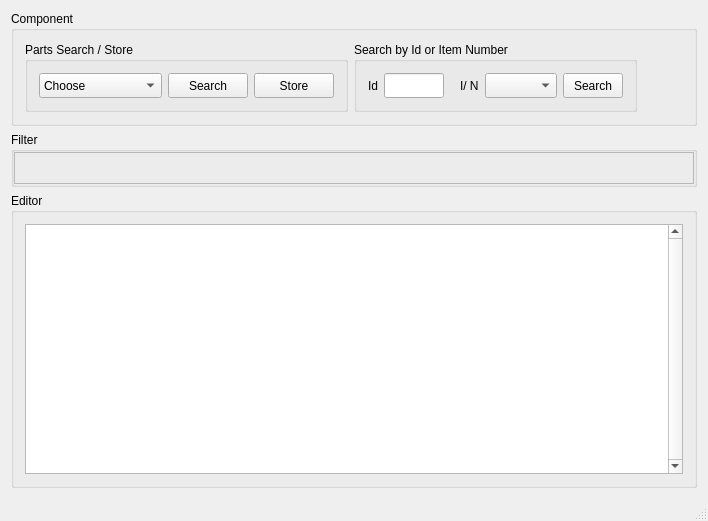
<?xml version="1.0" encoding="UTF-8"?>
<ui version="4.0">
 <class>MainWindow</class>
 <widget class="QMainWindow" name="MainWindow">
  <property name="enabled">
   <bool>true</bool>
  </property>
  <property name="geometry">
   <rect>
    <x>0</x>
    <y>0</y>
    <width>708</width>
    <height>521</height>
   </rect>
  </property>
  <property name="sizePolicy">
   <sizepolicy hsizetype="Expanding" vsizetype="Maximum">
    <horstretch>0</horstretch>
    <verstretch>0</verstretch>
   </sizepolicy>
  </property>
  <property name="maximumSize">
   <size>
    <width>16777215</width>
    <height>16777215</height>
   </size>
  </property>
  <property name="windowTitle">
   <string>Gestion de Stock: GDS19_V4 - 01/12/2020</string>
  </property>
  <widget class="QWidget" name="centralWidget">
   <layout class="QVBoxLayout" name="verticalLayout">
    <item>
     <widget class="QGroupBox" name="groupBox_component">
      <property name="sizePolicy">
       <sizepolicy hsizetype="Expanding" vsizetype="Fixed">
        <horstretch>0</horstretch>
        <verstretch>0</verstretch>
       </sizepolicy>
      </property>
      <property name="title">
       <string>Component</string>
      </property>
      <layout class="QGridLayout" name="gridLayout_2">
       <item row="0" column="1">
        <widget class="QGroupBox" name="groupBox_3">
         <property name="sizePolicy">
          <sizepolicy hsizetype="Fixed" vsizetype="Preferred">
           <horstretch>0</horstretch>
           <verstretch>0</verstretch>
          </sizepolicy>
         </property>
         <property name="title">
          <string>Search by Id or Item Number</string>
         </property>
         <layout class="QHBoxLayout" name="horizontalLayout_4">
          <item>
           <widget class="QLabel" name="label">
            <property name="sizePolicy">
             <sizepolicy hsizetype="Fixed" vsizetype="Preferred">
              <horstretch>0</horstretch>
              <verstretch>0</verstretch>
             </sizepolicy>
            </property>
            <property name="text">
             <string>Id</string>
            </property>
           </widget>
          </item>
          <item>
           <widget class="QLineEdit" name="lineEdit_search_Id">
            <property name="sizePolicy">
             <sizepolicy hsizetype="Fixed" vsizetype="Fixed">
              <horstretch>0</horstretch>
              <verstretch>0</verstretch>
             </sizepolicy>
            </property>
            <property name="minimumSize">
             <size>
              <width>60</width>
              <height>25</height>
             </size>
            </property>
            <property name="maximumSize">
             <size>
              <width>60</width>
              <height>25</height>
             </size>
            </property>
           </widget>
          </item>
          <item>
           <spacer name="horizontalSpacer_2">
            <property name="orientation">
             <enum>Qt::Horizontal</enum>
            </property>
            <property name="sizeType">
             <enum>QSizePolicy::Fixed</enum>
            </property>
            <property name="sizeHint" stdset="0">
             <size>
              <width>10</width>
              <height>20</height>
             </size>
            </property>
           </spacer>
          </item>
          <item>
           <widget class="QLabel" name="label_2">
            <property name="sizePolicy">
             <sizepolicy hsizetype="Fixed" vsizetype="Preferred">
              <horstretch>0</horstretch>
              <verstretch>0</verstretch>
             </sizepolicy>
            </property>
            <property name="text">
             <string>I/ N</string>
            </property>
           </widget>
          </item>
          <item>
           <widget class="QComboBox" name="comboBox_search_Item_Number">
            <property name="sizePolicy">
             <sizepolicy hsizetype="Expanding" vsizetype="Fixed">
              <horstretch>0</horstretch>
              <verstretch>0</verstretch>
             </sizepolicy>
            </property>
            <property name="minimumSize">
             <size>
              <width>60</width>
              <height>25</height>
             </size>
            </property>
            <property name="maximumSize">
             <size>
              <width>16777215</width>
              <height>25</height>
             </size>
            </property>
           </widget>
          </item>
          <item>
           <widget class="QPushButton" name="pushButton_SearchBy">
            <property name="sizePolicy">
             <sizepolicy hsizetype="Fixed" vsizetype="Fixed">
              <horstretch>0</horstretch>
              <verstretch>0</verstretch>
             </sizepolicy>
            </property>
            <property name="minimumSize">
             <size>
              <width>60</width>
              <height>25</height>
             </size>
            </property>
            <property name="maximumSize">
             <size>
              <width>60</width>
              <height>25</height>
             </size>
            </property>
            <property name="text">
             <string>Search</string>
            </property>
           </widget>
          </item>
         </layout>
        </widget>
       </item>
       <item row="0" column="2">
        <spacer name="horizontalSpacer">
         <property name="orientation">
          <enum>Qt::Horizontal</enum>
         </property>
         <property name="sizeType">
          <enum>QSizePolicy::Expanding</enum>
         </property>
         <property name="sizeHint" stdset="0">
          <size>
           <width>10</width>
           <height>20</height>
          </size>
         </property>
        </spacer>
       </item>
       <item row="0" column="0">
        <widget class="QGroupBox" name="groupBox_2">
         <property name="sizePolicy">
          <sizepolicy hsizetype="Fixed" vsizetype="Preferred">
           <horstretch>0</horstretch>
           <verstretch>0</verstretch>
          </sizepolicy>
         </property>
         <property name="title">
          <string>Parts Search / Store</string>
         </property>
         <layout class="QHBoxLayout" name="horizontalLayout">
          <item>
           <widget class="QComboBox" name="comboBox_component">
            <property name="sizePolicy">
             <sizepolicy hsizetype="Expanding" vsizetype="Fixed">
              <horstretch>0</horstretch>
              <verstretch>0</verstretch>
             </sizepolicy>
            </property>
            <property name="minimumSize">
             <size>
              <width>120</width>
              <height>25</height>
             </size>
            </property>
            <item>
             <property name="text">
              <string>Choose</string>
             </property>
            </item>
            <item>
             <property name="text">
              <string>Capacitor</string>
             </property>
            </item>
            <item>
             <property name="text">
              <string>Connector</string>
             </property>
            </item>
            <item>
             <property name="text">
              <string>Diode</string>
             </property>
            </item>
            <item>
             <property name="text">
              <string>Fuse</string>
             </property>
            </item>
            <item>
             <property name="text">
              <string>Inductor</string>
             </property>
            </item>
            <item>
             <property name="text">
              <string>Integrated Circuit</string>
             </property>
            </item>
            <item>
             <property name="text">
              <string>Led</string>
             </property>
            </item>
            <item>
             <property name="text">
              <string>Quartz</string>
             </property>
            </item>
            <item>
             <property name="text">
              <string>Relay</string>
             </property>
            </item>
            <item>
             <property name="text">
              <string>Resistor</string>
             </property>
            </item>
            <item>
             <property name="text">
              <string>Switch</string>
             </property>
            </item>
            <item>
             <property name="text">
              <string>Transformator</string>
             </property>
            </item>
            <item>
             <property name="text">
              <string>Transistor</string>
             </property>
            </item>
           </widget>
          </item>
          <item>
           <widget class="QPushButton" name="pushButton_search_component">
            <property name="enabled">
             <bool>true</bool>
            </property>
            <property name="sizePolicy">
             <sizepolicy hsizetype="Fixed" vsizetype="Fixed">
              <horstretch>0</horstretch>
              <verstretch>0</verstretch>
             </sizepolicy>
            </property>
            <property name="minimumSize">
             <size>
              <width>80</width>
              <height>25</height>
             </size>
            </property>
            <property name="text">
             <string>Search</string>
            </property>
           </widget>
          </item>
          <item>
           <widget class="QPushButton" name="pushButton_store_component">
            <property name="sizePolicy">
             <sizepolicy hsizetype="Fixed" vsizetype="Fixed">
              <horstretch>0</horstretch>
              <verstretch>0</verstretch>
             </sizepolicy>
            </property>
            <property name="minimumSize">
             <size>
              <width>80</width>
              <height>25</height>
             </size>
            </property>
            <property name="text">
             <string>Store</string>
            </property>
           </widget>
          </item>
         </layout>
        </widget>
       </item>
      </layout>
     </widget>
    </item>
    <item>
     <widget class="QGroupBox" name="groupBox_filtre">
      <property name="sizePolicy">
       <sizepolicy hsizetype="Expanding" vsizetype="Minimum">
        <horstretch>0</horstretch>
        <verstretch>0</verstretch>
       </sizepolicy>
      </property>
      <property name="minimumSize">
       <size>
        <width>0</width>
        <height>0</height>
       </size>
      </property>
      <property name="title">
       <string>Filter</string>
      </property>
      <layout class="QHBoxLayout" name="horizontalLayout_2">
       <property name="spacing">
        <number>0</number>
       </property>
       <property name="leftMargin">
        <number>0</number>
       </property>
       <property name="topMargin">
        <number>0</number>
       </property>
       <property name="rightMargin">
        <number>0</number>
       </property>
       <property name="bottomMargin">
        <number>0</number>
       </property>
       <item>
        <widget class="QFrame" name="frame">
         <property name="sizePolicy">
          <sizepolicy hsizetype="Minimum" vsizetype="Preferred">
           <horstretch>0</horstretch>
           <verstretch>0</verstretch>
          </sizepolicy>
         </property>
         <property name="frameShape">
          <enum>QFrame::StyledPanel</enum>
         </property>
         <property name="frameShadow">
          <enum>QFrame::Raised</enum>
         </property>
         <layout class="QHBoxLayout" name="horizontalLayout_6">
          <property name="spacing">
           <number>4</number>
          </property>
          <property name="leftMargin">
           <number>0</number>
          </property>
          <property name="topMargin">
           <number>0</number>
          </property>
          <property name="rightMargin">
           <number>0</number>
          </property>
          <property name="bottomMargin">
           <number>0</number>
          </property>
          <item>
           <widget class="QStackedWidget" name="stackedWidget">
            <property name="enabled">
             <bool>true</bool>
            </property>
            <property name="sizePolicy">
             <sizepolicy hsizetype="Preferred" vsizetype="Minimum">
              <horstretch>0</horstretch>
              <verstretch>0</verstretch>
             </sizepolicy>
            </property>
            <property name="minimumSize">
             <size>
              <width>0</width>
              <height>0</height>
             </size>
            </property>
            <property name="currentIndex">
             <number>0</number>
            </property>
            <widget class="QWidget" name="page1">
             <property name="enabled">
              <bool>true</bool>
             </property>
             <property name="sizePolicy">
              <sizepolicy hsizetype="Minimum" vsizetype="Minimum">
               <horstretch>0</horstretch>
               <verstretch>0</verstretch>
              </sizepolicy>
             </property>
            </widget>
            <widget class="QWidget" name="page2">
             <property name="enabled">
              <bool>true</bool>
             </property>
             <property name="sizePolicy">
              <sizepolicy hsizetype="Minimum" vsizetype="Minimum">
               <horstretch>0</horstretch>
               <verstretch>0</verstretch>
              </sizepolicy>
             </property>
            </widget>
            <widget class="QWidget" name="page3">
             <property name="enabled">
              <bool>true</bool>
             </property>
             <property name="sizePolicy">
              <sizepolicy hsizetype="Minimum" vsizetype="Minimum">
               <horstretch>0</horstretch>
               <verstretch>0</verstretch>
              </sizepolicy>
             </property>
            </widget>
            <widget class="QWidget" name="page4">
             <property name="enabled">
              <bool>true</bool>
             </property>
             <property name="sizePolicy">
              <sizepolicy hsizetype="Minimum" vsizetype="Minimum">
               <horstretch>0</horstretch>
               <verstretch>0</verstretch>
              </sizepolicy>
             </property>
            </widget>
            <widget class="QWidget" name="page5">
             <property name="enabled">
              <bool>true</bool>
             </property>
             <property name="sizePolicy">
              <sizepolicy hsizetype="Minimum" vsizetype="Minimum">
               <horstretch>0</horstretch>
               <verstretch>0</verstretch>
              </sizepolicy>
             </property>
            </widget>
            <widget class="QWidget" name="page6">
             <property name="enabled">
              <bool>true</bool>
             </property>
             <property name="sizePolicy">
              <sizepolicy hsizetype="Minimum" vsizetype="Minimum">
               <horstretch>0</horstretch>
               <verstretch>0</verstretch>
              </sizepolicy>
             </property>
            </widget>
            <widget class="QWidget" name="page7">
             <property name="enabled">
              <bool>true</bool>
             </property>
             <property name="sizePolicy">
              <sizepolicy hsizetype="Minimum" vsizetype="Minimum">
               <horstretch>0</horstretch>
               <verstretch>0</verstretch>
              </sizepolicy>
             </property>
            </widget>
            <widget class="QWidget" name="page8">
             <property name="enabled">
              <bool>true</bool>
             </property>
             <property name="sizePolicy">
              <sizepolicy hsizetype="Minimum" vsizetype="Minimum">
               <horstretch>0</horstretch>
               <verstretch>0</verstretch>
              </sizepolicy>
             </property>
            </widget>
            <widget class="QWidget" name="page9">
             <property name="enabled">
              <bool>true</bool>
             </property>
             <property name="sizePolicy">
              <sizepolicy hsizetype="Minimum" vsizetype="Minimum">
               <horstretch>0</horstretch>
               <verstretch>0</verstretch>
              </sizepolicy>
             </property>
            </widget>
            <widget class="QWidget" name="page10">
             <property name="enabled">
              <bool>true</bool>
             </property>
             <property name="sizePolicy">
              <sizepolicy hsizetype="Minimum" vsizetype="Minimum">
               <horstretch>0</horstretch>
               <verstretch>0</verstretch>
              </sizepolicy>
             </property>
            </widget>
            <widget class="QWidget" name="page11">
             <property name="enabled">
              <bool>true</bool>
             </property>
             <property name="sizePolicy">
              <sizepolicy hsizetype="Minimum" vsizetype="Minimum">
               <horstretch>0</horstretch>
               <verstretch>0</verstretch>
              </sizepolicy>
             </property>
            </widget>
            <widget class="QWidget" name="page12"/>
            <widget class="QWidget" name="page13"/>
            <widget class="QWidget" name="page14"/>
           </widget>
          </item>
         </layout>
        </widget>
       </item>
      </layout>
     </widget>
    </item>
    <item>
     <widget class="QGroupBox" name="groupBox">
      <property name="sizePolicy">
       <sizepolicy hsizetype="Expanding" vsizetype="Maximum">
        <horstretch>0</horstretch>
        <verstretch>0</verstretch>
       </sizepolicy>
      </property>
      <property name="title">
       <string>Editor</string>
      </property>
      <layout class="QHBoxLayout" name="horizontalLayout_3">
       <item>
        <widget class="QTableView" name="tableView">
         <property name="enabled">
          <bool>true</bool>
         </property>
         <property name="sizePolicy">
          <sizepolicy hsizetype="Expanding" vsizetype="Minimum">
           <horstretch>0</horstretch>
           <verstretch>0</verstretch>
          </sizepolicy>
         </property>
         <property name="minimumSize">
          <size>
           <width>0</width>
           <height>250</height>
          </size>
         </property>
         <property name="tabletTracking">
          <bool>false</bool>
         </property>
         <property name="autoFillBackground">
          <bool>false</bool>
         </property>
         <property name="verticalScrollBarPolicy">
          <enum>Qt::ScrollBarAlwaysOn</enum>
         </property>
         <property name="horizontalScrollBarPolicy">
          <enum>Qt::ScrollBarAlwaysOff</enum>
         </property>
         <property name="sizeAdjustPolicy">
          <enum>QAbstractScrollArea::AdjustToContentsOnFirstShow</enum>
         </property>
         <property name="autoScroll">
          <bool>false</bool>
         </property>
         <property name="tabKeyNavigation">
          <bool>true</bool>
         </property>
         <property name="showDropIndicator" stdset="0">
          <bool>false</bool>
         </property>
         <property name="alternatingRowColors">
          <bool>true</bool>
         </property>
         <property name="selectionBehavior">
          <enum>QAbstractItemView::SelectItems</enum>
         </property>
         <property name="textElideMode">
          <enum>Qt::ElideMiddle</enum>
         </property>
         <property name="showGrid">
          <bool>true</bool>
         </property>
         <property name="gridStyle">
          <enum>Qt::CustomDashLine</enum>
         </property>
         <property name="sortingEnabled">
          <bool>false</bool>
         </property>
         <property name="wordWrap">
          <bool>false</bool>
         </property>
         <property name="cornerButtonEnabled">
          <bool>false</bool>
         </property>
         <attribute name="horizontalHeaderCascadingSectionResizes">
          <bool>false</bool>
         </attribute>
         <attribute name="horizontalHeaderMinimumSectionSize">
          <number>80</number>
         </attribute>
         <attribute name="horizontalHeaderDefaultSectionSize">
          <number>80</number>
         </attribute>
         <attribute name="horizontalHeaderHighlightSections">
          <bool>false</bool>
         </attribute>
         <attribute name="horizontalHeaderShowSortIndicator" stdset="0">
          <bool>false</bool>
         </attribute>
         <attribute name="horizontalHeaderStretchLastSection">
          <bool>false</bool>
         </attribute>
         <attribute name="verticalHeaderVisible">
          <bool>false</bool>
         </attribute>
         <attribute name="verticalHeaderCascadingSectionResizes">
          <bool>false</bool>
         </attribute>
         <attribute name="verticalHeaderHighlightSections">
          <bool>false</bool>
         </attribute>
         <attribute name="verticalHeaderStretchLastSection">
          <bool>false</bool>
         </attribute>
        </widget>
       </item>
      </layout>
     </widget>
    </item>
   </layout>
  </widget>
  <widget class="QMenuBar" name="menuBar">
   <property name="enabled">
    <bool>false</bool>
   </property>
   <property name="geometry">
    <rect>
     <x>0</x>
     <y>0</y>
     <width>708</width>
     <height>26</height>
    </rect>
   </property>
  </widget>
  <widget class="QStatusBar" name="statusBar">
   <property name="enabled">
    <bool>false</bool>
   </property>
  </widget>
 </widget>
 <layoutdefault spacing="6" margin="11"/>
 <resources/>
 <connections/>
</ui>
